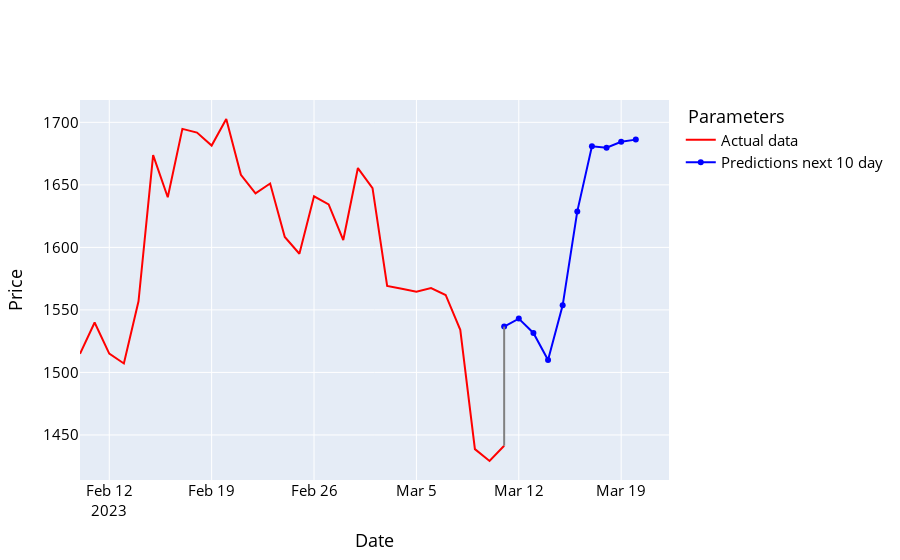

The notebook cell saved with this chart:
### Code cell
names = cycle(['Predictions next 10 day', 'Actual data '])

fig = go.Figure()

fig.add_trace(go.Scatter(x=y_future_data.index, y=y_future_data['Adj Close'], name='Actual data ',
                         line=dict(width=2, color='red')))
fig.add_trace(go.Scatter(x=prediction_df.index, y=prediction_df['Adj Close'], name='Predictions next 10 day',
                         line=dict(width=2, color='blue')))

fig.add_shape(type='line',
              x0=prediction_df.index[0], y0=prediction_df['Adj Close'][0],
              x1=y_future_data.index[-1], y1=y_future_data['Adj Close'][-1],
              line=dict(color='grey', width=2))
fig.update_layout(xaxis_title='Date', yaxis_title='Price',
                  font_size=15, font_color='black', legend_title_text=' Parameters')
fig.show()

### Figure 1 — Plotly figure (JSON) as saved in the notebook; plotly's stock layout.template omitted (floating-point values rounded to 4 significant figures)
{"data": [{"line": {"color": "red", "width": 2}, "name": "Actual data ", "type": "scatter", "x": ["2023-02-10T00:00:00", "2023-02-11T00:00:00", "2023-02-12T00:00:00", "2023-02-13T00:00:00", "2023-02-14T00:00:00", "2023-02-15T00:00:00", "2023-02-16T00:00:00", "2023-02-17T00:00:00", "2023-02-18T00:00:00", "2023-02-19T00:00:00", "2023-02-20T00:00:00", "2023-02-21T00:00:00", "2023-02-22T00:00:00", "2023-02-23T00:00:00", "2023-02-24T00:00:00", "2023-02-25T00:00:00", "2023-02-26T00:00:00", "2023-02-27T00:00:00", "2023-02-28T00:00:00", "2023-03-01T00:00:00", "2023-03-02T00:00:00", "2023-03-03T00:00:00", "2023-03-04T00:00:00", "2023-03-05T00:00:00", "2023-03-06T00:00:00", "2023-03-07T00:00:00", "2023-03-08T00:00:00", "2023-03-09T00:00:00", "2023-03-10T00:00:00", "2023-03-11T00:00:00"], "y": [1515.0, 1540.0, 1515.0, 1507.0, 1557.0, 1674.0, 1640.0, 1695.0, 1692.0, 1681.0, 1703.0, 1658.0, 1643.0, 1651.0, 1608.0, 1595.0, 1641.0, 1634.0, 1606.0, 1663.0, 1647.0, 1569.0, 1567.0, 1564.0, 1567.0, 1562.0, 1534.0, 1439.0, 1429.0, 1441.0]}, {"line": {"color": "blue", "width": 2}, "name": "Predictions next 10 day", "type": "scatter", "x": ["2023-03-11T00:00:00", "2023-03-12T00:00:00", "2023-03-13T00:00:00", "2023-03-14T00:00:00", "2023-03-15T00:00:00", "2023-03-16T00:00:00", "2023-03-17T00:00:00", "2023-03-18T00:00:00", "2023-03-19T00:00:00", "2023-03-20T00:00:00"], "y": [1537.0, 1543.0, 1532.0, 1510.0, 1554.0, 1629.0, 1681.0, 1680.0, 1685.0, 1686.0]}], "layout": {"font": {"color": "black", "size": 15}, "legend": {"title": {"text": " Parameters"}}, "shapes": [{"line": {"color": "grey", "width": 2}, "type": "line", "x0": "2023-03-11T00:00:00", "x1": "2023-03-11T00:00:00", "y0": 1537.0, "y1": 1441.0}], "xaxis": {"title": {"text": "Date"}}, "yaxis": {"title": {"text": "Price"}}}}
